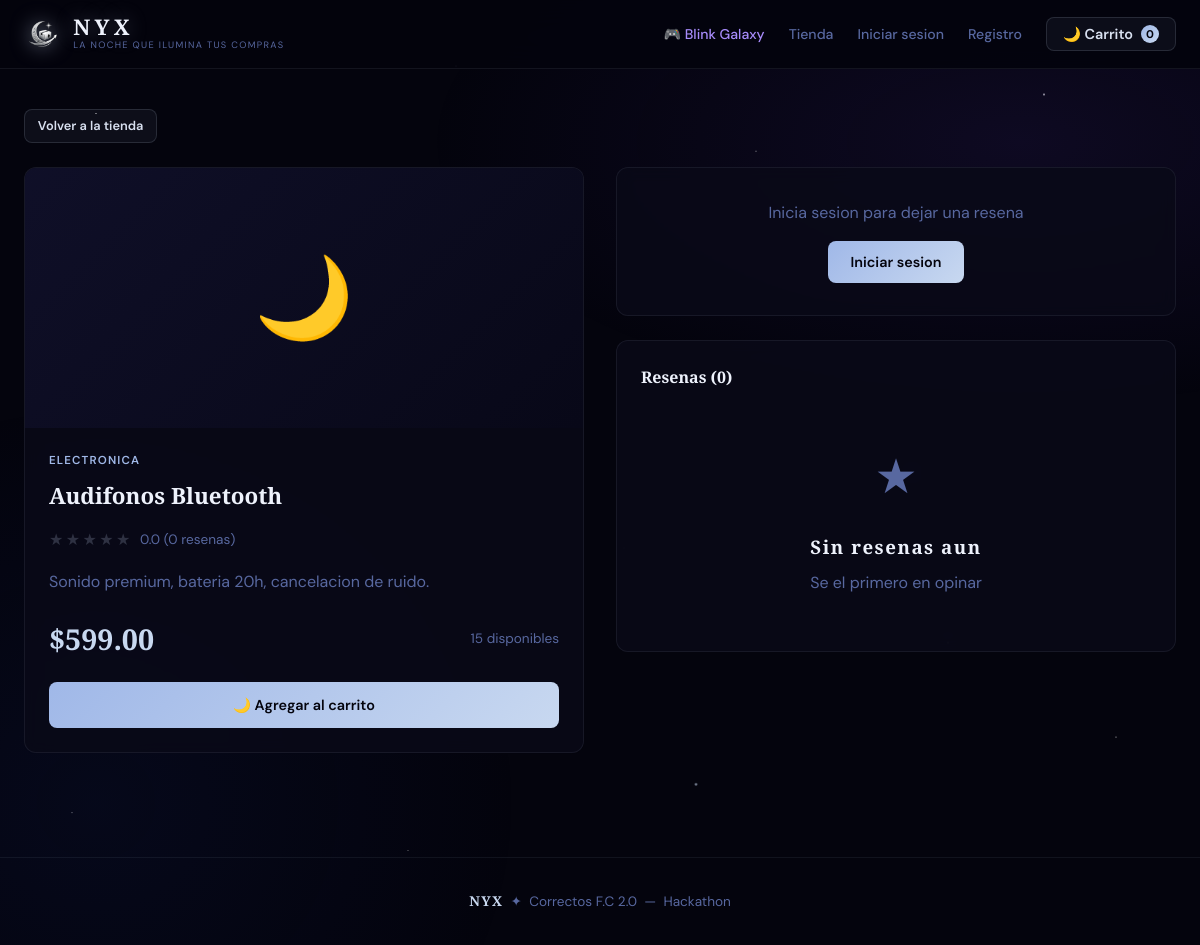
Screenshot of /product.php?id=1 with the database file from the repository.
### tables this page shows
CREATE TABLE products (
    id INT AUTO_INCREMENT PRIMARY KEY,
    category_id INT,
    name VARCHAR(200) NOT NULL,
    description TEXT,
    price DECIMAL(10,2) NOT NULL,
    stock INT DEFAULT 0,
    image VARCHAR(255),
    created_at TIMESTAMP DEFAULT CURRENT_TIMESTAMP,
    FOREIGN KEY (category_id) REFERENCES categories(id) ON DELETE SET NULL
);

CREATE TABLE categories (
    id INT AUTO_INCREMENT PRIMARY KEY,
    name VARCHAR(100) NOT NULL,
    slug VARCHAR(100) NOT NULL UNIQUE
);

### includes/config.php (called while the page is built, shortened)
<?php
function isLoggedIn() { return isset($_SESSION['user_id']); }
function e($str) { return htmlspecialchars($str ?? '', ENT_QUOTES, 'UTF-8'); }
function precio($n) { return '$'.number_format($n, 2); }

### product.php (the view, shortened to what this page needs)
<?php
require_once 'includes/config.php';
$db = getDB();
$id = (int)($_GET['id'] ?? 0);
$stmt = $db->prepare("
    SELECT p.*, c.name AS cat_name,
           COALESCE(AVG(r.rating),0) AS avg_rating,
           COUNT(r.id) AS review_count
    FROM products p
    LEFT JOIN categories c ON p.category_id = c.id
    LEFT JOIN reviews r ON r.product_id = p.id
    WHERE p.id = ? GROUP BY p.id
");
$stmt->execute([$id]);
$product = $stmt->fetch();
$reviews = $db->prepare("SELECT r.*, u.name AS user_name FROM reviews r JOIN users u ON r.user_id=u.id WHERE r.product_id=? ORDER BY r.created_at DESC");
$reviews->execute([$id]);
$reviews = $reviews->fetchAll();
$userReview = null;
$error = '';
require_once 'includes/header.php';
?>
<div class="container">
<div class="page-content">
<a href="index.php" class="btn btn-secondary btn-sm" style="margin-bottom:1.5rem">Volver a la tienda</a>
<div class="grid-2" style="gap:2rem;align-items:start">
  <div class="card">
    <div style="height:260px;background:linear-gradient(135deg,rgba(16,16,42,0.9),rgba(8,8,24,0.95));display:flex;align-items:center;justify-content:center;font-size:5rem">
      <?php if ($product['image'] && file_exists('assets/images/'.$product['image'])): ?>
        <img src="assets/images/<?= e($product['image']) ?>" style="width:100%;height:100%;object-fit:cover">
      <?php else: ?> 🌙 <?php endif; ?>
    </div>
    <div class="card-body">
      <?php if ($product['cat_name']): ?>
        <div class="product-cat" style="margin-bottom:0.5rem"><?= e($product['cat_name']) ?></div>
      <?php endif; ?>
      <h1 style="font-family:'Cinzel',serif;font-size:1.4rem;font-weight:700;color:var(--moon);margin-bottom:0.8rem">
        <?= e($product['name']) ?>
      </h1>
      <div style="display:flex;align-items:center;gap:0.6rem;margin-bottom:1rem">
        <div class="stars">
          <?php for ($i=1;$i<=5;$i++): ?>
            <span class="star <?= $i<=round($product['avg_rating'])?'filled':'' ?>">&#9733;</span>
          <?php endfor; ?>
        </div>
        <span style="color:var(--muted);font-size:0.85rem">
          <?= number_format($product['avg_rating'],1) ?> (<?= $product['review_count'] ?> resenas)
        </span>
      </div>
      <p style="color:var(--muted);line-height:1.8;margin-bottom:1.2rem"><?= e($product['description']) ?></p>
      <div style="display:flex;align-items:center;justify-content:space-between;flex-wrap:wrap;gap:1rem">
        <span style="font-family:'Cinzel',serif;font-size:1.8rem;font-weight:700;color:var(--accent)"><?= precio($product['price']) ?></span>
        <?php if ($product['stock'] <= 0): ?>
          <span style="color:var(--danger);font-weight:700">Sin stock</span>
        <?php elseif ($product['stock'] <= 3): ?>
          <div class="stock-alert">Ultimas <?= $product['stock'] ?> unidades!</div>
        <?php else: ?>
          <span style="color:var(--muted);font-size:0.85rem"><?= $product['stock'] ?> disponibles</span>
        <?php endif; ?>
      </div>
      <?php if ($product['stock'] > 0): ?>
        <button class="btn btn-primary btn-block" style="margin-top:1.2rem;padding:0.9rem"
                data-product="<?= $product['id'] ?>" onclick="addToCart(<?= $product['id'] ?>)">
          🌙 Agregar al carrito
        </button>
      <?php endif; ?>
    </div>
  </div>
  <div>
    <?php if (isLoggedIn()): ?>
      <div class="card" style="margin-bottom:1.5rem">
        <div class="card-body">
          <h2 style="font-family:'Cinzel',serif;font-size:1rem;font-weight:700;color:var(--moon);margin-bottom:1rem">
            <?= $userReview ? 'Editar tu resena' : 'Escribir resena' ?>
          </h2>
          <?php if ($error): ?><div class="alert alert-danger"><?= e($error) ?></div><?php endif; ?>
          <form method="POST">
            <div class="form-group">
              <label class="form-label">Calificacion</label>
              <div class="stars-input">
                <?php for ($i=5;$i>=1;$i--): ?>
                  <input type="radio" name="rating" id="s<?= $i ?>" value="<?= $i ?>"
                    <?= ($userReview && $userReview['rating']==$i)?'checked':'' ?>>
                  <label for="s<?= $i ?>">&#9733;</label>
                <?php endfor; ?>
              </div>
            </div>
            <div class="form-group">
              <label class="form-label">Comentario (opcional)</label>
              <textarea name="comment" class="form-control" rows="3"
                placeholder="Que te parecio el producto?"><?= e($userReview['comment'] ?? '') ?></textarea>
            </div>
            <button type="submit" class="btn btn-primary">Publicar resena</button>
          </form>
        </div>
      </div>
    <?php else: ?>
      <div class="card" style="margin-bottom:1.5rem">
        <div class="card-body" style="text-align:center;padding:2rem">
          <p style="color:var(--muted);margin-bottom:1rem">Inicia sesion para dejar una resena</p>
          <a href="login.php?redirect=product.php?id=<?= $id ?>" class="btn btn-primary">Iniciar sesion</a>
        </div>
      </div>
    <?php endif; ?>
    <div class="card">
      <div class="card-body">
        <h2 style="font-family:'Cinzel',serif;font-size:1rem;font-weight:700;color:var(--moon);margin-bottom:1rem">
          Resenas (<?= count($reviews) ?>)
        </h2>
        <?php if (empty($reviews)): ?>
          <div class="empty-state" style="padding:2rem">
            <div class="icon">&#9733;</div>
            <h3>Sin resenas aun</h3>
            <p>Se el primero en opinar</p>
          </div>
        <?php endif; ?>
      </div>
    </div>
  </div>
</div>
</div>
</div>
<?php require_once 'includes/footer.php'; ?>

### assets/css/style.css (style rules this page uses)
:root { --bg: #04040d; --bg2: #0a0a18; --bg3: #10102a; --border: rgba(200,216,240,0.1); --accent: #c8d8f0; --accent2: #a0b8e8; --moon: #eef2fc; --text: #d8e0f0; --muted: #5868a0; --success: #22c55e; --danger: #ef4444; --radius: 12px; --glow: 0 0 24px rgba(160,184,232,0.12); }
*, *::before, *::after { box-sizing: border-box; margin: 0; padding: 0; }
html { scroll-behavior: smooth; }
body { font-family: 'DM Sans', sans-serif; background: var(--bg); color: var(--text); min-height: 100vh; line-height: 1.6; overflow-x: hidden; }
a { color: inherit; text-decoration: none; }
input, select, textarea, button { font-family: inherit; }
body::before { content: ''; position: fixed; inset: 0; z-index: 0; pointer-events: none; background-image: radial-gradient(1px 1px at 8% 12%, rgba(255,255,255,0.85) 0%, transparent 100%), radial-gradient(1px 1px at 22% 38%, rgba(255,255,255,0.6) 0%, transparent 100%), radial-gradient(1.5px 1.5px at 38% 7%, rgba(255,255,255,0.9) 0%, transparent 100%), radial-gradient(1px 1px at 52% 58%, rgba(255,255,255,0.5) 0%, transparent 100%), radial-gradient(1px 1px at 68% 22%, rgba(255,255,255,0.75) 0%, transparent 100%), radial-gradient(1.5px 1.5px at 79% 68%, rgba(255,255,255,0.8) 0%, transparent 100%), radial-gradient(1px 1px at 91% 43%, rgba(255,255,255,0.6) 0%, transparent 100%), radial-gradient(1px 1px at 14% 73%, rgba(255,255,255,0.5) 0%, transparent 100%), radial-gradient(2px 2px at 58% 83%, rgba(200,216,240,0.7) 0%, transparent 100%), radial-gradient(1px 1px at 34% 90%, rgba(255,255,255,0.4) 0%, transparent 100%), radial-gradient(1.5px 1.5px at 87% 10%, rgba(255,255,255,0.9) 0%, transparent 100%), radial-gradient(1px 1px at 46% 31%, rgba(200,216,240,0.6) 0%, transparent 100%), radial-gradient(2px 2px at 18% 18%, rgba(255,255,255,0.4) 0%, transparent 100%); animation: twinkle1 7s ease-in-out infinite alternate; }
body::after { content: ''; position: fixed; inset: 0; z-index: 0; pointer-events: none; background-image: radial-gradient(1px 1px at 31% 53%, rgba(255,255,255,0.7) 0%, transparent 100%), radial-gradient(1px 1px at 63% 16%, rgba(255,255,255,0.5) 0%, transparent 100%), radial-gradient(1.5px 1.5px at 76% 50%, rgba(255,255,255,0.8) 0%, transparent 100%), radial-gradient(1px 1px at 93% 78%, rgba(255,255,255,0.6) 0%, transparent 100%), radial-gradient(1px 1px at 6% 86%, rgba(255,255,255,0.45) 0%, transparent 100%), radial-gradient(1px 1px at 43% 70%, rgba(255,255,255,0.6) 0%, transparent 100%), radial-gradient(1px 1px at 16% 33%, rgba(255,255,255,0.5) 0%, transparent 100%); animation: twinkle2 9s ease-in-out infinite alternate-reverse; }
.navbar, main, .page-content, footer, .cart-overlay, .cart-sidebar { position: relative; z-index: 1; }
.btn { display: inline-flex; align-items: center; gap: 0.4rem; padding: 0.6rem 1.4rem; border-radius: 8px; font-size: 0.9rem; font-weight: 600; cursor: pointer; border: none; transition: all 0.25s; text-align: center; }
.btn-primary { background: linear-gradient(135deg, var(--accent2), var(--accent)); color: #04040d; }
.btn-secondary { background: rgba(200,216,240,0.05); color: var(--text); border: 1px solid rgba(200,216,240,0.14); }
.btn-sm { padding: 0.35rem 0.8rem; font-size: 0.8rem; }
.btn-block { width: 100%; justify-content: center; }
.container { max-width: 1200px; margin: 0 auto; padding: 0 1.5rem; }
.page-content { padding: 2.5rem 0; }
.grid-2 { display: grid; grid-template-columns: 1fr 1fr; gap: 1.5rem; }
.card { background: rgba(10,10,24,0.85); border: 1px solid rgba(200,216,240,0.08); border-radius: var(--radius); overflow: hidden; backdrop-filter: blur(8px); }
.card-body { padding: 1.5rem; }
.product-cat { font-size: 0.72rem; font-weight: 600; color: var(--accent2); text-transform: uppercase; letter-spacing: 0.1em; }
.stars { display: flex; gap: 0.15rem; }
.stars .star { font-size: 1rem; color: rgba(200,216,240,0.2); }
.empty-state { text-align: center; padding: 4rem 2rem; color: var(--muted); }
.empty-state .icon { font-size: 3rem; margin-bottom: 1rem; }
.empty-state h3 { font-family: 'Cinzel', serif; margin-bottom: 0.5rem; color: var(--moon); letter-spacing: 0.08em; }

### rows the page displays
products: category.name "ELECTRONICA", name "Audifonos Bluetooth", description "Sonido premium, bateria 20h, cancelacion de ruido.", price "$599.00", stock "15"

### other values shown
$cartCount "0"
$product['avg_rating'] "0.0"
$product['review_count'] "0"
count($reviews) "0"
